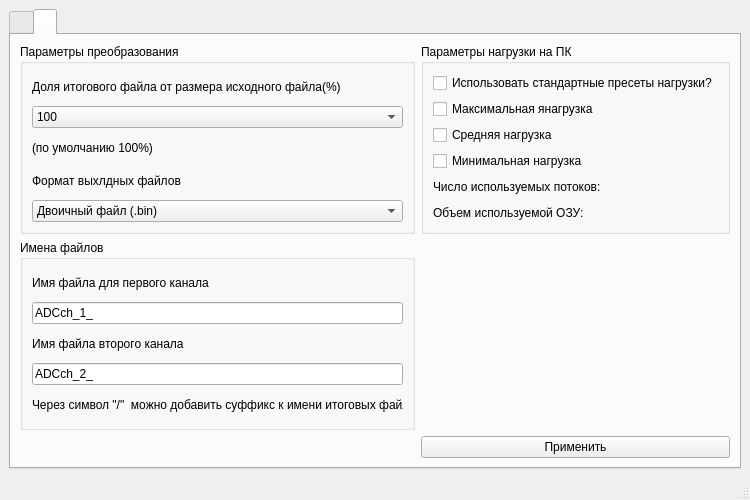
<?xml version="1.0" encoding="UTF-8"?>
<ui version="4.0">
 <class>MainWindow</class>
 <widget class="QMainWindow" name="MainWindow">
  <property name="geometry">
   <rect>
    <x>0</x>
    <y>0</y>
    <width>750</width>
    <height>500</height>
   </rect>
  </property>
  <property name="sizePolicy">
   <sizepolicy hsizetype="Fixed" vsizetype="Fixed">
    <horstretch>0</horstretch>
    <verstretch>0</verstretch>
   </sizepolicy>
  </property>
  <property name="minimumSize">
   <size>
    <width>750</width>
    <height>500</height>
   </size>
  </property>
  <property name="maximumSize">
   <size>
    <width>750</width>
    <height>500</height>
   </size>
  </property>
  <property name="windowTitle">
   <string>Разделитель данных АЦП</string>
  </property>
  <widget class="QWidget" name="centralwidget">
   <layout class="QGridLayout" name="gridLayout_4">
    <item row="0" column="0">
     <widget class="QTabWidget" name="tabWidget">
      <property name="currentIndex">
       <number>1</number>
      </property>
      <property name="iconSize">
       <size>
        <width>40</width>
        <height>40</height>
       </size>
      </property>
      <widget class="QWidget" name="mainTab">
       <attribute name="title">
        <string/>
       </attribute>
       <layout class="QGridLayout" name="gridLayout_2">
        <item row="1" column="0" colspan="2">
         <widget class="QLineEdit" name="fileDir"/>
        </item>
        <item row="2" column="0">
         <widget class="QCheckBox" name="checkBox">
          <property name="text">
           <string>Использовать директорию исходного файла</string>
          </property>
         </widget>
        </item>
        <item row="6" column="0">
         <widget class="QLabel" name="CurrentWorkTime_2">
          <property name="text">
           <string>111</string>
          </property>
         </widget>
        </item>
        <item row="4" column="0" colspan="2">
         <widget class="QLineEdit" name="outDir"/>
        </item>
        <item row="3" column="0">
         <widget class="QLabel" name="label_2">
          <property name="text">
           <string>Директория сохранения выходных файлов</string>
          </property>
         </widget>
        </item>
        <item row="1" column="2">
         <widget class="QPushButton" name="openButton">
          <property name="sizePolicy">
           <sizepolicy hsizetype="Fixed" vsizetype="Fixed">
            <horstretch>0</horstretch>
            <verstretch>0</verstretch>
           </sizepolicy>
          </property>
          <property name="minimumSize">
           <size>
            <width>100</width>
            <height>0</height>
           </size>
          </property>
          <property name="text">
           <string>Открыть</string>
          </property>
         </widget>
        </item>
        <item row="5" column="2">
         <widget class="QPushButton" name="convertButton">
          <property name="sizePolicy">
           <sizepolicy hsizetype="Fixed" vsizetype="Fixed">
            <horstretch>0</horstretch>
            <verstretch>0</verstretch>
           </sizepolicy>
          </property>
          <property name="minimumSize">
           <size>
            <width>100</width>
            <height>0</height>
           </size>
          </property>
          <property name="text">
           <string>Преобразовать</string>
          </property>
         </widget>
        </item>
        <item row="0" column="0">
         <widget class="QLabel" name="label">
          <property name="text">
           <string>Расположение открываемого файла</string>
          </property>
         </widget>
        </item>
        <item row="4" column="2">
         <widget class="QPushButton" name="choseButton">
          <property name="minimumSize">
           <size>
            <width>100</width>
            <height>0</height>
           </size>
          </property>
          <property name="text">
           <string>Выбрать</string>
          </property>
         </widget>
        </item>
        <item row="7" column="0">
         <spacer name="verticalSpacer">
          <property name="orientation">
           <enum>Qt::Vertical</enum>
          </property>
          <property name="sizeHint" stdset="0">
           <size>
            <width>20</width>
            <height>40</height>
           </size>
          </property>
         </spacer>
        </item>
       </layout>
      </widget>
      <widget class="QWidget" name="settingsTab">
       <attribute name="title">
        <string/>
       </attribute>
       <layout class="QGridLayout" name="gridLayout">
        <item row="0" column="0">
         <widget class="QGroupBox" name="groupBox">
          <property name="title">
           <string>Параметры преобразования</string>
          </property>
          <layout class="QGridLayout" name="gridLayout_3">
           <item row="1" column="0">
            <widget class="QComboBox" name="stepComboBox">
             <item>
              <property name="text">
               <string>100</string>
              </property>
             </item>
             <item>
              <property name="text">
               <string>50</string>
              </property>
             </item>
             <item>
              <property name="text">
               <string>25</string>
              </property>
             </item>
             <item>
              <property name="text">
               <string>20</string>
              </property>
             </item>
             <item>
              <property name="text">
               <string>10</string>
              </property>
             </item>
             <item>
              <property name="text">
               <string>5</string>
              </property>
             </item>
             <item>
              <property name="text">
               <string>4</string>
              </property>
             </item>
             <item>
              <property name="text">
               <string>2</string>
              </property>
             </item>
             <item>
              <property name="text">
               <string>1</string>
              </property>
             </item>
            </widget>
           </item>
           <item row="4" column="0">
            <widget class="QComboBox" name="comboBox">
             <item>
              <property name="text">
               <string>Двоичный файл (.bin)</string>
              </property>
             </item>
             <item>
              <property name="text">
               <string>Текстовый файл (.txt)</string>
              </property>
             </item>
            </widget>
           </item>
           <item row="0" column="0">
            <widget class="QLabel" name="label_3">
             <property name="text">
              <string>Доля итогового файла от размера исходного файла(%)</string>
             </property>
            </widget>
           </item>
           <item row="2" column="0">
            <widget class="QLabel" name="label_4">
             <property name="text">
              <string>(по умолчанию 100%)</string>
             </property>
            </widget>
           </item>
           <item row="3" column="0">
            <widget class="QLabel" name="label_10">
             <property name="text">
              <string>Формат выхлдных файлов</string>
             </property>
            </widget>
           </item>
          </layout>
         </widget>
        </item>
        <item row="0" column="1">
         <widget class="QGroupBox" name="groupBox_3">
          <property name="title">
           <string>Параметры нагрузки на ПК</string>
          </property>
          <layout class="QGridLayout" name="gridLayout_6">
           <item row="0" column="0" colspan="2">
            <widget class="QCheckBox" name="checkBox_2">
             <property name="text">
              <string>Использовать стандартные пресеты нагрузки?</string>
             </property>
            </widget>
           </item>
           <item row="3" column="0" colspan="2">
            <widget class="QCheckBox" name="minLoad">
             <property name="text">
              <string>Минимальная нагрузка</string>
             </property>
            </widget>
           </item>
           <item row="2" column="0" colspan="2">
            <widget class="QCheckBox" name="midLoad">
             <property name="text">
              <string>Средняя нагрузка</string>
             </property>
            </widget>
           </item>
           <item row="1" column="0" colspan="2">
            <widget class="QCheckBox" name="maxLoad">
             <property name="text">
              <string>Максимальная янагрузка</string>
             </property>
            </widget>
           </item>
           <item row="4" column="0" colspan="2">
            <widget class="QLabel" name="label_7">
             <property name="text">
              <string>Число используемых потоков:</string>
             </property>
            </widget>
           </item>
           <item row="5" column="0" colspan="2">
            <widget class="QLabel" name="label_8">
             <property name="text">
              <string>Объем используемой ОЗУ:</string>
             </property>
            </widget>
           </item>
          </layout>
         </widget>
        </item>
        <item row="2" column="1">
         <widget class="QPushButton" name="pushButton">
          <property name="text">
           <string>Применить</string>
          </property>
         </widget>
        </item>
        <item row="1" column="0">
         <widget class="QGroupBox" name="groupBox_2">
          <property name="title">
           <string>Имена файлов</string>
          </property>
          <layout class="QGridLayout" name="gridLayout_5">
           <item row="0" column="0">
            <widget class="QLabel" name="label_5">
             <property name="text">
              <string>Имя файла для первого канала</string>
             </property>
            </widget>
           </item>
           <item row="1" column="0">
            <widget class="QLineEdit" name="firstChanelFileName">
             <property name="text">
              <string>ADCch_1_</string>
             </property>
            </widget>
           </item>
           <item row="2" column="0">
            <widget class="QLabel" name="label_6">
             <property name="text">
              <string>Имя файла второго канала</string>
             </property>
            </widget>
           </item>
           <item row="3" column="0">
            <widget class="QLineEdit" name="secondChanelFileName">
             <property name="text">
              <string>ADCch_2_</string>
             </property>
            </widget>
           </item>
           <item row="4" column="0">
            <widget class="QLabel" name="label_9">
             <property name="text">
              <string>Через символ &quot;/&quot;  можно добавить суффикс к имени итоговых файлов</string>
             </property>
            </widget>
           </item>
          </layout>
         </widget>
        </item>
       </layout>
      </widget>
     </widget>
    </item>
   </layout>
  </widget>
  <widget class="QMenuBar" name="menubar">
   <property name="geometry">
    <rect>
     <x>0</x>
     <y>0</y>
     <width>750</width>
     <height>21</height>
    </rect>
   </property>
  </widget>
  <widget class="QStatusBar" name="statusbar"/>
 </widget>
 <resources/>
 <connections/>
</ui>
